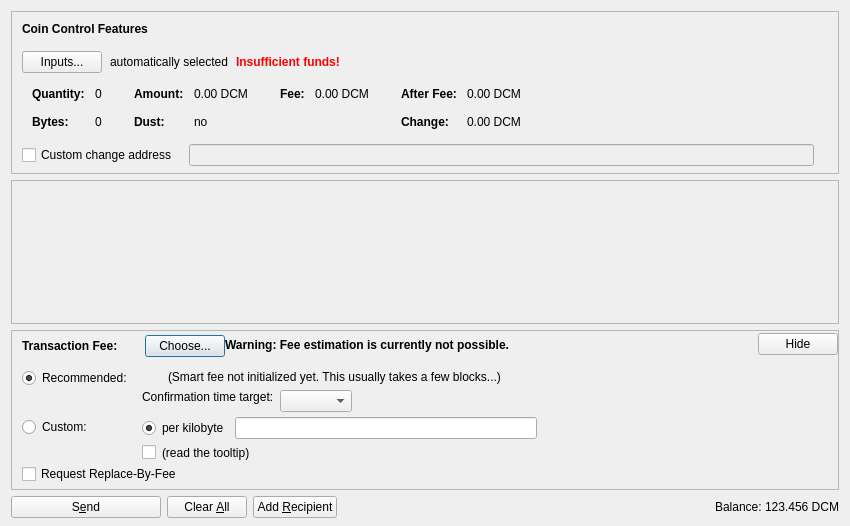
<?xml version="1.0" encoding="UTF-8"?>
<ui version="4.0">
 <class>SendCoinsDialog</class>
 <widget class="QDialog" name="SendCoinsDialog">
  <property name="geometry">
   <rect>
    <x>0</x>
    <y>0</y>
    <width>850</width>
    <height>526</height>
   </rect>
  </property>
  <property name="windowTitle">
   <string>Send Coins</string>
  </property>
  <layout class="QVBoxLayout" name="verticalLayout" stretch="0,1,0,0">
   <property name="bottomMargin">
    <number>8</number>
   </property>
   <item>
    <widget class="QFrame" name="frameCoinControl">
     <property name="sizePolicy">
      <sizepolicy hsizetype="Expanding" vsizetype="Expanding">
       <horstretch>0</horstretch>
       <verstretch>0</verstretch>
      </sizepolicy>
     </property>
     <property name="maximumSize">
      <size>
       <width>16777215</width>
       <height>16777215</height>
      </size>
     </property>
     <property name="frameShape">
      <enum>QFrame::StyledPanel</enum>
     </property>
     <property name="frameShadow">
      <enum>QFrame::Sunken</enum>
     </property>
     <layout class="QVBoxLayout" name="verticalLayoutCoinControl2">
      <property name="spacing">
       <number>0</number>
      </property>
      <property name="leftMargin">
       <number>0</number>
      </property>
      <property name="topMargin">
       <number>0</number>
      </property>
      <property name="rightMargin">
       <number>0</number>
      </property>
      <property name="bottomMargin">
       <number>6</number>
      </property>
      <item>
       <layout class="QVBoxLayout" name="verticalLayoutCoinControl" stretch="0,0,0,0,1">
        <property name="spacing">
         <number>0</number>
        </property>
        <property name="leftMargin">
         <number>10</number>
        </property>
        <property name="topMargin">
         <number>10</number>
        </property>
        <item>
         <layout class="QHBoxLayout" name="horizontalLayoutCoinControl1">
          <property name="bottomMargin">
           <number>15</number>
          </property>
          <item>
           <widget class="QLabel" name="labelCoinControlFeatures">
            <property name="sizePolicy">
             <sizepolicy hsizetype="Preferred" vsizetype="Maximum">
              <horstretch>0</horstretch>
              <verstretch>0</verstretch>
             </sizepolicy>
            </property>
            <property name="font">
             <font>
              <weight>75</weight>
              <bold>true</bold>
             </font>
            </property>
            <property name="styleSheet">
             <string notr="true">font-weight:bold;</string>
            </property>
            <property name="text">
             <string>Coin Control Features</string>
            </property>
           </widget>
          </item>
         </layout>
        </item>
        <item>
         <layout class="QHBoxLayout" name="horizontalLayoutCoinControl2" stretch="0,0,0,0">
          <property name="spacing">
           <number>8</number>
          </property>
          <property name="bottomMargin">
           <number>10</number>
          </property>
          <item>
           <widget class="QPushButton" name="pushButtonCoinControl">
            <property name="styleSheet">
             <string notr="true"/>
            </property>
            <property name="text">
             <string>Inputs...</string>
            </property>
            <property name="autoDefault">
             <bool>false</bool>
            </property>
           </widget>
          </item>
          <item>
           <widget class="QLabel" name="labelCoinControlAutomaticallySelected">
            <property name="text">
             <string>automatically selected</string>
            </property>
            <property name="margin">
             <number>5</number>
            </property>
           </widget>
          </item>
          <item>
           <widget class="QLabel" name="labelCoinControlInsuffFunds">
            <property name="font">
             <font>
              <weight>75</weight>
              <bold>true</bold>
             </font>
            </property>
            <property name="styleSheet">
             <string notr="true">color:red;font-weight:bold;</string>
            </property>
            <property name="text">
             <string>Insufficient funds!</string>
            </property>
            <property name="margin">
             <number>5</number>
            </property>
           </widget>
          </item>
          <item>
           <spacer name="horizontalSpacerCoinControl">
            <property name="orientation">
             <enum>Qt::Horizontal</enum>
            </property>
            <property name="sizeHint" stdset="0">
             <size>
              <width>40</width>
              <height>1</height>
             </size>
            </property>
           </spacer>
          </item>
         </layout>
        </item>
        <item>
         <widget class="QWidget" name="widgetCoinControl" native="true">
          <property name="sizePolicy">
           <sizepolicy hsizetype="Preferred" vsizetype="Preferred">
            <horstretch>0</horstretch>
            <verstretch>0</verstretch>
           </sizepolicy>
          </property>
          <property name="minimumSize">
           <size>
            <width>0</width>
            <height>0</height>
           </size>
          </property>
          <property name="styleSheet">
           <string notr="true"/>
          </property>
          <layout class="QHBoxLayout" name="horizontalLayoutCoinControl5">
           <property name="leftMargin">
            <number>0</number>
           </property>
           <property name="topMargin">
            <number>0</number>
           </property>
           <property name="rightMargin">
            <number>0</number>
           </property>
           <property name="bottomMargin">
            <number>0</number>
           </property>
           <item>
            <layout class="QHBoxLayout" name="horizontalLayoutCoinControl3" stretch="0,0,0,1">
             <property name="spacing">
              <number>20</number>
             </property>
             <property name="topMargin">
              <number>0</number>
             </property>
             <property name="bottomMargin">
              <number>10</number>
             </property>
             <item>
              <layout class="QFormLayout" name="formLayoutCoinControl1">
               <property name="horizontalSpacing">
                <number>10</number>
               </property>
               <property name="verticalSpacing">
                <number>14</number>
               </property>
               <property name="leftMargin">
                <number>10</number>
               </property>
               <property name="topMargin">
                <number>4</number>
               </property>
               <property name="rightMargin">
                <number>6</number>
               </property>
               <item row="0" column="0">
                <widget class="QLabel" name="labelCoinControlQuantityText">
                 <property name="font">
                  <font>
                   <weight>75</weight>
                   <bold>true</bold>
                  </font>
                 </property>
                 <property name="text">
                  <string>Quantity:</string>
                 </property>
                 <property name="margin">
                  <number>0</number>
                 </property>
                </widget>
               </item>
               <item row="0" column="1">
                <widget class="QLabel" name="labelCoinControlQuantity">
                 <property name="cursor">
                  <cursorShape>IBeamCursor</cursorShape>
                 </property>
                 <property name="contextMenuPolicy">
                  <enum>Qt::ActionsContextMenu</enum>
                 </property>
                 <property name="text">
                  <string notr="true">0</string>
                 </property>
                 <property name="margin">
                  <number>0</number>
                 </property>
                 <property name="textInteractionFlags">
                  <set>Qt::LinksAccessibleByMouse|Qt::TextSelectableByKeyboard|Qt::TextSelectableByMouse</set>
                 </property>
                </widget>
               </item>
               <item row="1" column="0">
                <widget class="QLabel" name="labelCoinControlBytesText">
                 <property name="font">
                  <font>
                   <weight>75</weight>
                   <bold>true</bold>
                  </font>
                 </property>
                 <property name="text">
                  <string>Bytes:</string>
                 </property>
                </widget>
               </item>
               <item row="1" column="1">
                <widget class="QLabel" name="labelCoinControlBytes">
                 <property name="cursor">
                  <cursorShape>IBeamCursor</cursorShape>
                 </property>
                 <property name="contextMenuPolicy">
                  <enum>Qt::ActionsContextMenu</enum>
                 </property>
                 <property name="text">
                  <string notr="true">0</string>
                 </property>
                 <property name="textInteractionFlags">
                  <set>Qt::LinksAccessibleByMouse|Qt::TextSelectableByKeyboard|Qt::TextSelectableByMouse</set>
                 </property>
                </widget>
               </item>
              </layout>
             </item>
             <item>
              <layout class="QFormLayout" name="formLayoutCoinControl2">
               <property name="horizontalSpacing">
                <number>10</number>
               </property>
               <property name="verticalSpacing">
                <number>14</number>
               </property>
               <property name="leftMargin">
                <number>6</number>
               </property>
               <property name="topMargin">
                <number>4</number>
               </property>
               <property name="rightMargin">
                <number>6</number>
               </property>
               <item row="0" column="0">
                <widget class="QLabel" name="labelCoinControlAmountText">
                 <property name="font">
                  <font>
                   <weight>75</weight>
                   <bold>true</bold>
                  </font>
                 </property>
                 <property name="text">
                  <string>Amount:</string>
                 </property>
                 <property name="margin">
                  <number>0</number>
                 </property>
                </widget>
               </item>
               <item row="0" column="1">
                <widget class="QLabel" name="labelCoinControlAmount">
                 <property name="cursor">
                  <cursorShape>IBeamCursor</cursorShape>
                 </property>
                 <property name="contextMenuPolicy">
                  <enum>Qt::ActionsContextMenu</enum>
                 </property>
                 <property name="text">
                  <string notr="true">0.00 DCM</string>
                 </property>
                 <property name="textInteractionFlags">
                  <set>Qt::LinksAccessibleByMouse|Qt::TextSelectableByKeyboard|Qt::TextSelectableByMouse</set>
                 </property>
                </widget>
               </item>
               <item row="1" column="0">
                <widget class="QLabel" name="labelCoinControlLowOutputText">
                 <property name="font">
                  <font>
                   <weight>75</weight>
                   <bold>true</bold>
                  </font>
                 </property>
                 <property name="text">
                  <string>Dust:</string>
                 </property>
                </widget>
               </item>
               <item row="1" column="1">
                <widget class="QLabel" name="labelCoinControlLowOutput">
                 <property name="cursor">
                  <cursorShape>IBeamCursor</cursorShape>
                 </property>
                 <property name="contextMenuPolicy">
                  <enum>Qt::ActionsContextMenu</enum>
                 </property>
                 <property name="text">
                  <string notr="true">no</string>
                 </property>
                 <property name="textInteractionFlags">
                  <set>Qt::LinksAccessibleByMouse|Qt::TextSelectableByKeyboard|Qt::TextSelectableByMouse</set>
                 </property>
                </widget>
               </item>
              </layout>
             </item>
             <item>
              <layout class="QFormLayout" name="formLayoutCoinControl3">
               <property name="horizontalSpacing">
                <number>10</number>
               </property>
               <property name="verticalSpacing">
                <number>14</number>
               </property>
               <property name="leftMargin">
                <number>6</number>
               </property>
               <property name="topMargin">
                <number>4</number>
               </property>
               <property name="rightMargin">
                <number>6</number>
               </property>
               <item row="0" column="0">
                <widget class="QLabel" name="labelCoinControlFeeText">
                 <property name="font">
                  <font>
                   <weight>75</weight>
                   <bold>true</bold>
                  </font>
                 </property>
                 <property name="text">
                  <string>Fee:</string>
                 </property>
                 <property name="margin">
                  <number>0</number>
                 </property>
                </widget>
               </item>
               <item row="0" column="1">
                <widget class="QLabel" name="labelCoinControlFee">
                 <property name="cursor">
                  <cursorShape>IBeamCursor</cursorShape>
                 </property>
                 <property name="contextMenuPolicy">
                  <enum>Qt::ActionsContextMenu</enum>
                 </property>
                 <property name="text">
                  <string notr="true">0.00 DCM</string>
                 </property>
                 <property name="textInteractionFlags">
                  <set>Qt::LinksAccessibleByMouse|Qt::TextSelectableByKeyboard|Qt::TextSelectableByMouse</set>
                 </property>
                </widget>
               </item>
              </layout>
             </item>
             <item>
              <layout class="QFormLayout" name="formLayoutCoinControl4">
               <property name="horizontalSpacing">
                <number>10</number>
               </property>
               <property name="verticalSpacing">
                <number>14</number>
               </property>
               <property name="leftMargin">
                <number>6</number>
               </property>
               <property name="topMargin">
                <number>4</number>
               </property>
               <property name="rightMargin">
                <number>6</number>
               </property>
               <item row="0" column="0">
                <widget class="QLabel" name="labelCoinControlAfterFeeText">
                 <property name="font">
                  <font>
                   <weight>75</weight>
                   <bold>true</bold>
                  </font>
                 </property>
                 <property name="text">
                  <string>After Fee:</string>
                 </property>
                 <property name="margin">
                  <number>0</number>
                 </property>
                </widget>
               </item>
               <item row="0" column="1">
                <widget class="QLabel" name="labelCoinControlAfterFee">
                 <property name="cursor">
                  <cursorShape>IBeamCursor</cursorShape>
                 </property>
                 <property name="contextMenuPolicy">
                  <enum>Qt::ActionsContextMenu</enum>
                 </property>
                 <property name="text">
                  <string notr="true">0.00 DCM</string>
                 </property>
                 <property name="textInteractionFlags">
                  <set>Qt::LinksAccessibleByMouse|Qt::TextSelectableByKeyboard|Qt::TextSelectableByMouse</set>
                 </property>
                </widget>
               </item>
               <item row="1" column="0">
                <widget class="QLabel" name="labelCoinControlChangeText">
                 <property name="font">
                  <font>
                   <weight>75</weight>
                   <bold>true</bold>
                  </font>
                 </property>
                 <property name="text">
                  <string>Change:</string>
                 </property>
                </widget>
               </item>
               <item row="1" column="1">
                <widget class="QLabel" name="labelCoinControlChange">
                 <property name="cursor">
                  <cursorShape>IBeamCursor</cursorShape>
                 </property>
                 <property name="contextMenuPolicy">
                  <enum>Qt::ActionsContextMenu</enum>
                 </property>
                 <property name="text">
                  <string notr="true">0.00 DCM</string>
                 </property>
                 <property name="textInteractionFlags">
                  <set>Qt::LinksAccessibleByMouse|Qt::TextSelectableByKeyboard|Qt::TextSelectableByMouse</set>
                 </property>
                </widget>
               </item>
              </layout>
             </item>
            </layout>
           </item>
          </layout>
         </widget>
        </item>
        <item>
         <layout class="QHBoxLayout" name="horizontalLayoutCoinControl4" stretch="0,0,0">
          <property name="spacing">
           <number>12</number>
          </property>
          <property name="sizeConstraint">
           <enum>QLayout::SetDefaultConstraint</enum>
          </property>
          <property name="topMargin">
           <number>5</number>
          </property>
          <property name="rightMargin">
           <number>5</number>
          </property>
          <item>
           <widget class="QCheckBox" name="checkBoxCoinControlChange">
            <property name="toolTip">
             <string>If this is activated, but the change address is empty or invalid, change will be sent to a newly generated address.</string>
            </property>
            <property name="text">
             <string>Custom change address</string>
            </property>
           </widget>
          </item>
          <item>
           <widget class="QValidatedLineEdit" name="lineEditCoinControlChange">
            <property name="enabled">
             <bool>false</bool>
            </property>
            <property name="sizePolicy">
             <sizepolicy hsizetype="Expanding" vsizetype="Fixed">
              <horstretch>0</horstretch>
              <verstretch>0</verstretch>
             </sizepolicy>
            </property>
           </widget>
          </item>
          <item>
           <widget class="QLabel" name="labelCoinControlChangeLabel">
            <property name="sizePolicy">
             <sizepolicy hsizetype="Preferred" vsizetype="Expanding">
              <horstretch>0</horstretch>
              <verstretch>0</verstretch>
             </sizepolicy>
            </property>
            <property name="minimumSize">
             <size>
              <width>0</width>
              <height>0</height>
             </size>
            </property>
            <property name="text">
             <string/>
            </property>
            <property name="margin">
             <number>3</number>
            </property>
           </widget>
          </item>
         </layout>
        </item>
        <item>
         <spacer name="verticalSpacerCoinControl">
          <property name="orientation">
           <enum>Qt::Vertical</enum>
          </property>
          <property name="sizeHint" stdset="0">
           <size>
            <width>800</width>
            <height>1</height>
           </size>
          </property>
         </spacer>
        </item>
       </layout>
      </item>
     </layout>
    </widget>
   </item>
   <item>
    <widget class="QScrollArea" name="scrollArea">
     <property name="widgetResizable">
      <bool>true</bool>
     </property>
     <widget class="QWidget" name="scrollAreaWidgetContents">
      <property name="geometry">
       <rect>
        <x>0</x>
        <y>0</y>
        <width>830</width>
        <height>104</height>
       </rect>
      </property>
      <layout class="QVBoxLayout" name="verticalLayout_2" stretch="0,1">
       <property name="leftMargin">
        <number>0</number>
       </property>
       <property name="topMargin">
        <number>0</number>
       </property>
       <property name="rightMargin">
        <number>0</number>
       </property>
       <property name="bottomMargin">
        <number>0</number>
       </property>
       <item>
        <layout class="QVBoxLayout" name="entries">
         <property name="spacing">
          <number>6</number>
         </property>
        </layout>
       </item>
       <item>
        <spacer name="verticalSpacer">
         <property name="orientation">
          <enum>Qt::Vertical</enum>
         </property>
         <property name="sizeHint" stdset="0">
          <size>
           <width>20</width>
           <height>40</height>
          </size>
         </property>
        </spacer>
       </item>
      </layout>
     </widget>
    </widget>
   </item>
   <item>
    <widget class="QFrame" name="frameFee">
     <property name="sizePolicy">
      <sizepolicy hsizetype="Expanding" vsizetype="Expanding">
       <horstretch>0</horstretch>
       <verstretch>0</verstretch>
      </sizepolicy>
     </property>
     <property name="maximumSize">
      <size>
       <width>16777215</width>
       <height>16777215</height>
      </size>
     </property>
     <property name="frameShape">
      <enum>QFrame::StyledPanel</enum>
     </property>
     <property name="frameShadow">
      <enum>QFrame::Sunken</enum>
     </property>
     <layout class="QVBoxLayout" name="verticalLayoutFee1">
      <property name="spacing">
       <number>0</number>
      </property>
      <property name="leftMargin">
       <number>0</number>
      </property>
      <property name="topMargin">
       <number>0</number>
      </property>
      <property name="rightMargin">
       <number>0</number>
      </property>
      <property name="bottomMargin">
       <number>0</number>
      </property>
      <item>
       <layout class="QVBoxLayout" name="verticalLayoutFee2" stretch="0,0,0">
        <property name="spacing">
         <number>0</number>
        </property>
        <property name="leftMargin">
         <number>10</number>
        </property>
        <property name="topMargin">
         <number>0</number>
        </property>
        <item>
         <layout class="QHBoxLayout" name="horizontalLayoutFee1">
          <property name="bottomMargin">
           <number>0</number>
          </property>
          <item>
           <layout class="QVBoxLayout" name="verticalLayoutFee7">
            <property name="spacing">
             <number>0</number>
            </property>
            <item>
             <spacer name="verticalSpacerSmartFee">
              <property name="orientation">
               <enum>Qt::Vertical</enum>
              </property>
              <property name="sizeType">
               <enum>QSizePolicy::Fixed</enum>
              </property>
              <property name="sizeHint" stdset="0">
               <size>
                <width>1</width>
                <height>4</height>
               </size>
              </property>
             </spacer>
            </item>
            <item>
             <layout class="QHBoxLayout" name="horizontalLayoutSmartFee">
              <property name="spacing">
               <number>10</number>
              </property>
              <item>
               <widget class="QLabel" name="labelFeeHeadline">
                <property name="sizePolicy">
                 <sizepolicy hsizetype="Preferred" vsizetype="Maximum">
                  <horstretch>0</horstretch>
                  <verstretch>0</verstretch>
                 </sizepolicy>
                </property>
                <property name="font">
                 <font>
                  <weight>75</weight>
                  <bold>true</bold>
                 </font>
                </property>
                <property name="styleSheet">
                 <string notr="true">font-weight:bold;</string>
                </property>
                <property name="text">
                 <string>Transaction Fee:</string>
                </property>
               </widget>
              </item>
              <item>
               <widget class="QLabel" name="labelFeeMinimized">
                <property name="text">
                 <string/>
                </property>
               </widget>
              </item>
              <item>
               <widget class="QPushButton" name="buttonChooseFee">
                <property name="text">
                 <string>Choose...</string>
                </property>
               </widget>
              </item>
             </layout>
            </item>
            <item>
             <spacer name="verticalSpacer_5">
              <property name="orientation">
               <enum>Qt::Vertical</enum>
              </property>
              <property name="sizeHint" stdset="0">
               <size>
                <width>1</width>
                <height>1</height>
               </size>
              </property>
             </spacer>
            </item>
           </layout>
          </item>
          <item>
           <widget class="QLabel" name="fallbackFeeWarningLabel">
            <property name="toolTip">
             <string>Using the fallbackfee can result in sending a transaction that will take several hours or days (or never) to confirm. Consider choosing your fee manually or wait until you have validated the complete chain.</string>
            </property>
            <property name="font">
            <font>
                <weight>75</weight>
                <bold>true</bold>
            </font>
            </property>
            <property name="text">
             <string>Warning: Fee estimation is currently not possible.</string>
            </property>
            <property name="wordWrap">
             <bool>false</bool>
            </property>
           </widget>
          </item>
          <item>
           <spacer name="horizontalSpacer_4">
            <property name="orientation">
             <enum>Qt::Horizontal</enum>
            </property>
            <property name="sizeType">
             <enum>QSizePolicy::MinimumExpanding</enum>
            </property>
            <property name="sizeHint" stdset="0">
             <size>
              <width>40</width>
              <height>20</height>
             </size>
            </property>
           </spacer>
          </item>
          <item>
           <widget class="QPushButton" name="buttonMinimizeFee">
            <property name="toolTip">
             <string>collapse fee-settings</string>
            </property>
            <property name="text">
             <string>Hide</string>
            </property>
           </widget>
          </item>
         </layout>
        </item>
        <item>
         <widget class="QFrame" name="frameFeeSelection">
          <layout class="QVBoxLayout" name="verticalLayoutFee12">
           <property name="spacing">
            <number>0</number>
           </property>
           <property name="leftMargin">
            <number>0</number>
           </property>
           <property name="topMargin">
            <number>0</number>
           </property>
           <property name="rightMargin">
            <number>0</number>
           </property>
           <property name="bottomMargin">
            <number>0</number>
           </property>
           <item>
            <layout class="QGridLayout" name="gridLayoutFee">
             <property name="topMargin">
              <number>10</number>
             </property>
             <property name="bottomMargin">
              <number>4</number>
             </property>
             <property name="horizontalSpacing">
              <number>10</number>
             </property>
             <property name="verticalSpacing">
              <number>4</number>
             </property>
             <item row="1" column="1">
              <layout class="QVBoxLayout" name="verticalLayoutFee8">
               <property name="spacing">
                <number>6</number>
               </property>
               <item>
                <layout class="QHBoxLayout" name="horizontalLayoutFee13">
                 <item>
                  <widget class="QRadioButton" name="radioCustomPerKilobyte">
                   <property name="toolTip">
                    <string>If the custom fee is set to 1000 satoshis and the transaction is only 250 bytes, then &quot;per kilobyte&quot; only pays 250 satoshis in fee, while &quot;total at least&quot; pays 1000 satoshis. For transactions bigger than a kilobyte both pay by kilobyte.</string>
                   </property>
                   <property name="text">
                    <string>per kilobyte</string>
                   </property>
                   <property name="checked">
                    <bool>true</bool>
                   </property>
                   <attribute name="buttonGroup">
                    <string notr="true">groupCustomFee</string>
                   </attribute>
                  </widget>
                 </item>
                 <item>
                  <widget class="BitcoinAmountField" name="customFee"/>
                 </item>
                 <item>
                  <spacer name="horizontalSpacer_6">
                   <property name="orientation">
                    <enum>Qt::Horizontal</enum>
                   </property>
                   <property name="sizeHint" stdset="0">
                    <size>
                     <width>1</width>
                     <height>1</height>
                    </size>
                   </property>
                  </spacer>
                 </item>
                </layout>
               </item>
               <item>
                <layout class="QHBoxLayout" name="horizontalLayoutFee8">
                 <item>
                  <widget class="QCheckBox" name="checkBoxMinimumFee">
                   <property name="toolTip">
                    <string>Paying only the minimum fee is just fine as long as there is less transaction volume than space in the blocks. But be aware that this can end up in a never confirming transaction once there is more demand for daichmark transactions than the network can process.</string>
                   </property>
                   <property name="text">
                    <string/>
                   </property>
                  </widget>
                 </item>
                 <item>
                  <widget class="QLabel" name="labelMinFeeWarning">
                   <property name="enabled">
                    <bool>true</bool>
                   </property>
                   <property name="toolTip">
                    <string>Paying only the minimum fee is just fine as long as there is less transaction volume than space in the blocks. But be aware that this can end up in a never confirming transaction once there is more demand for daichmark transactions than the network can process.</string>
                   </property>
                   <property name="text">
                    <string>(read the tooltip)</string>
                   </property>
                   <property name="margin">
                    <number>5</number>
                   </property>
                  </widget>
                 </item>
                 <item>
                  <spacer name="horizontalSpacer_2">
                   <property name="orientation">
                    <enum>Qt::Horizontal</enum>
                   </property>
                   <property name="sizeHint" stdset="0">
                    <size>
                     <width>1</width>
                     <height>1</height>
                    </size>
                   </property>
                  </spacer>
                 </item>
                </layout>
               </item>
              </layout>
             </item>
             <item row="0" column="0">
              <layout class="QVBoxLayout" name="verticalLayoutFee4" stretch="0,1">
               <item>
                <widget class="QRadioButton" name="radioSmartFee">
                 <property name="text">
                  <string>Recommended:</string>
                 </property>
                 <property name="checked">
                  <bool>true</bool>
                 </property>
                 <attribute name="buttonGroup">
                  <string notr="true">groupFee</string>
                 </attribute>
                </widget>
               </item>
               <item>
                <spacer name="verticalSpacer_2">
                 <property name="orientation">
                  <enum>Qt::Vertical</enum>
                 </property>
                 <property name="sizeHint" stdset="0">
                  <size>
                   <width>1</width>
                   <height>1</height>
                  </size>
                 </property>
                </spacer>
               </item>
              </layout>
             </item>
             <item row="1" column="0">
              <layout class="QVBoxLayout" name="verticalLayoutFee9" stretch="0,1">
               <item>
                <widget class="QRadioButton" name="radioCustomFee">
                 <property name="text">
                  <string>Custom:</string>
                 </property>
                 <attribute name="buttonGroup">
                  <string notr="true">groupFee</string>
                 </attribute>
                </widget>
               </item>
               <item>
                <spacer name="verticalSpacer_6">
                 <property name="orientation">
                  <enum>Qt::Vertical</enum>
                 </property>
                 <property name="sizeHint" stdset="0">
                  <size>
                   <width>1</width>
                   <height>1</height>
                  </size>
                 </property>
                </spacer>
               </item>
              </layout>
             </item>
             <item row="0" column="1">
              <layout class="QVBoxLayout" name="verticalLayoutFee3" stretch="0,0,1">
               <property name="spacing">
                <number>6</number>
               </property>
               <property name="topMargin">
                <number>2</number>
               </property>
               <item>
                <layout class="QHBoxLayout" name="horizontalLayoutFee12">
                 <item>
                  <widget class="QLabel" name="labelSmartFee">
                   <property name="text">
                    <string/>
                   </property>
                   <property name="margin">
                    <number>2</number>
                   </property>
                  </widget>
                 </item>
                 <item>
                  <widget class="QLabel" name="labelFeeEstimation">
                   <property name="text">
                    <string/>
                   </property>
                  </widget>
                 </item>
                 <item>
                  <widget class="QLabel" name="labelSmartFee2">
                   <property name="text">
                    <string>(Smart fee not initialized yet. This usually takes a few blocks...)</string>
                   </property>
                   <property name="margin">
                    <number>2</number>
                   </property>
                  </widget>
                 </item>
                 <item>
                  <spacer name="horizontalSpacer_5">
                   <property name="orientation">
                    <enum>Qt::Horizontal</enum>
                   </property>
                   <property name="sizeHint" stdset="0">
                    <size>
                     <width>1</width>
                     <height>1</height>
                    </size>
                   </property>
                  </spacer>
                 </item>
                </layout>
               </item>
               <item>
                <layout class="QHBoxLayout" name="horizontalLayoutFee9">
                 <item>
                  <layout class="QVBoxLayout" name="verticalLayoutFee6">
                   <item>
                    <widget class="QLabel" name="labelSmartFee3">
                     <property name="text">
                      <string>Confirmation time target:</string>
                     </property>
                     <property name="margin">
                      <number>2</number>
                     </property>
                    </widget>
                   </item>
                   <item>
                    <spacer name="verticalSpacer_3">
                     <property name="orientation">
                      <enum>Qt::Vertical</enum>
                     </property>
                     <property name="sizeHint" stdset="0">
                      <size>
                       <width>1</width>
                       <height>1</height>
                      </size>
                     </property>
                    </spacer>
                   </item>
                  </layout>
                 </item>
                 <item>
                  <layout class="QVBoxLayout" name="verticalLayoutFee5">
                   <property name="rightMargin">
                    <number>30</number>
                   </property>
                   <item>
                    <layout class="QHBoxLayout" name="horizontalLayoutConfTarget">
                     <property name="bottomMargin">
                      <number>0</number>
                     </property>
                     <item>
                      <widget class="QComboBox" name="confTargetSelector"/>
                     </item>
                     <item>
                      <spacer name="horizontalSpacerConfTarget">
                       <property name="orientation">
                        <enum>Qt::Horizontal</enum>
                       </property>
                       <property name="sizeHint" stdset="0">
                        <size>
                         <width>40</width>
                         <height>20</height>
                        </size>
                       </property>
                      </spacer>
                     </item>
                    </layout>
                   </item>
                  </layout>
                 </item>
                </layout>
               </item>
               <item>
                <spacer name="verticalSpacer_4">
                 <property name="orientation">
                  <enum>Qt::Vertical</enum>
                 </property>
                 <property name="sizeHint" stdset="0">
                  <size>
                   <width>1</width>
                   <height>1</height>
                  </size>
                 </property>
                </spacer>
               </item>
              </layout>
             </item>
            </layout>
           </item>
           <item>
            <widget class="QCheckBox" name="optInRBF">
             <property name="text">
              <string>Request Replace-By-Fee</string>
             </property>
             <property name="toolTip">
              <string>Indicates that the sender may wish to replace this transaction with a new one paying higher fees (prior to being confirmed).</string>
             </property>
            </widget>
           </item>
          </layout>
         </widget>
        </item>
        <item>
         <spacer name="verticalSpacerFee">
          <property name="orientation">
           <enum>Qt::Vertical</enum>
          </property>
          <property name="sizeHint" stdset="0">
           <size>
            <width>40</width>
            <height>5</height>
           </size>
          </property>
         </spacer>
        </item>
       </layout>
      </item>
     </layout>
    </widget>
   </item>
   <item>
    <layout class="QHBoxLayout" name="horizontalLayout">
     <item>
      <widget class="QPushButton" name="sendButton">
       <property name="minimumSize">
        <size>
         <width>150</width>
         <height>0</height>
        </size>
       </property>
       <property name="toolTip">
        <string>Confirm the send action</string>
       </property>
       <property name="text">
        <string>S&amp;end</string>
       </property>
       <property name="icon">
        <iconset resource="../bitcoin.qrc">
         <normaloff>:/icons/send</normaloff>:/icons/send</iconset>
       </property>
       <property name="autoDefault">
        <bool>false</bool>
       </property>
       <property name="default">
        <bool>false</bool>
       </property>
      </widget>
     </item>
     <item>
      <widget class="QPushButton" name="clearButton">
       <property name="sizePolicy">
        <sizepolicy hsizetype="Minimum" vsizetype="Fixed">
         <horstretch>0</horstretch>
         <verstretch>0</verstretch>
        </sizepolicy>
       </property>
       <property name="toolTip">
        <string>Clear all fields of the form.</string>
       </property>
       <property name="text">
        <string>Clear &amp;All</string>
       </property>
       <property name="icon">
        <iconset resource="../bitcoin.qrc">
         <normaloff>:/icons/remove</normaloff>:/icons/remove</iconset>
       </property>
       <property name="autoDefault">
        <bool>false</bool>
       </property>
      </widget>
     </item>
     <item>
      <widget class="QPushButton" name="addButton">
       <property name="toolTip">
        <string>Send to multiple recipients at once</string>
       </property>
       <property name="text">
        <string>Add &amp;Recipient</string>
       </property>
       <property name="icon">
        <iconset resource="../bitcoin.qrc">
         <normaloff>:/icons/add</normaloff>:/icons/add</iconset>
       </property>
       <property name="autoDefault">
        <bool>false</bool>
       </property>
      </widget>
     </item>
     <item>
      <spacer name="horizontalSpacer">
       <property name="orientation">
        <enum>Qt::Horizontal</enum>
       </property>
       <property name="sizeHint" stdset="0">
        <size>
         <width>40</width>
         <height>20</height>
        </size>
       </property>
      </spacer>
     </item>
     <item>
      <layout class="QHBoxLayout" name="horizontalLayout_2">
       <property name="spacing">
        <number>3</number>
       </property>
       <item>
        <widget class="QLabel" name="label">
         <property name="sizePolicy">
          <sizepolicy hsizetype="Preferred" vsizetype="Fixed">
           <horstretch>0</horstretch>
           <verstretch>0</verstretch>
          </sizepolicy>
         </property>
         <property name="text">
          <string>Balance:</string>
         </property>
        </widget>
       </item>
       <item>
        <widget class="QLabel" name="labelBalance">
         <property name="sizePolicy">
          <sizepolicy hsizetype="Preferred" vsizetype="Fixed">
           <horstretch>0</horstretch>
           <verstretch>0</verstretch>
          </sizepolicy>
         </property>
         <property name="cursor">
          <cursorShape>IBeamCursor</cursorShape>
         </property>
         <property name="text">
          <string notr="true">123.456 DCM</string>
         </property>
         <property name="textInteractionFlags">
          <set>Qt::LinksAccessibleByMouse|Qt::TextSelectableByKeyboard|Qt::TextSelectableByMouse</set>
         </property>
        </widget>
       </item>
      </layout>
     </item>
    </layout>
   </item>
  </layout>
 </widget>
 <customwidgets>
  <customwidget>
   <class>QValidatedLineEdit</class>
   <extends>QLineEdit</extends>
   <header>qvalidatedlineedit.h</header>
  </customwidget>
  <customwidget>
   <class>BitcoinAmountField</class>
   <extends>QLineEdit</extends>
   <header>bitcoinamountfield.h</header>
   <container>1</container>
  </customwidget>
 </customwidgets>
 <resources>
  <include location="../bitcoin.qrc"/>
 </resources>
 <connections/>
 <buttongroups>
  <buttongroup name="groupFee"/>
  <buttongroup name="groupCustomFee"/>
 </buttongroups>
</ui>
